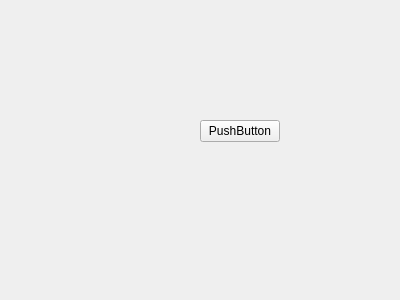
<?xml version="1.0" encoding="UTF-8"?>
<ui version="4.0">
 <class>EditableKVDiagram3Var</class>
 <widget class="QWidget" name="EditableKVDiagram3Var">
  <property name="geometry">
   <rect>
    <x>0</x>
    <y>0</y>
    <width>400</width>
    <height>300</height>
   </rect>
  </property>
  <property name="windowTitle">
   <string>Form</string>
  </property>
  <widget class="QPushButton" name="pushButton">
   <property name="geometry">
    <rect>
     <x>200</x>
     <y>120</y>
     <width>80</width>
     <height>22</height>
    </rect>
   </property>
   <property name="text">
    <string>PushButton</string>
   </property>
  </widget>
 </widget>
 <resources/>
 <connections/>
</ui>
